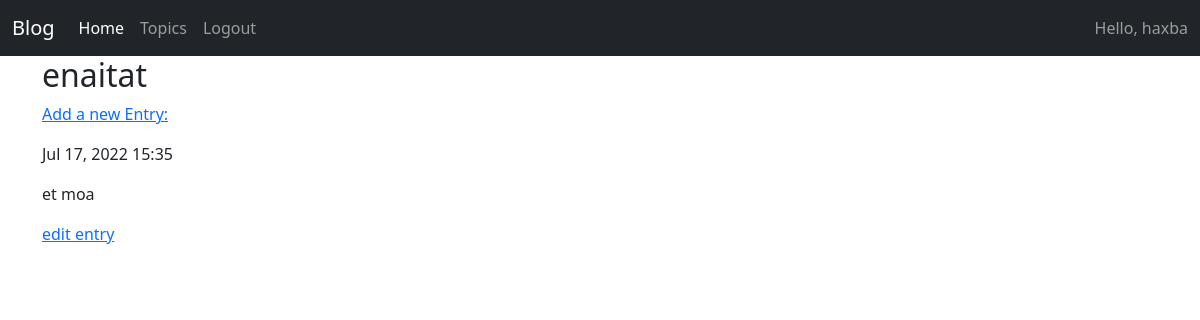
Page /topics/5/ (signed in) on the earlier database version.
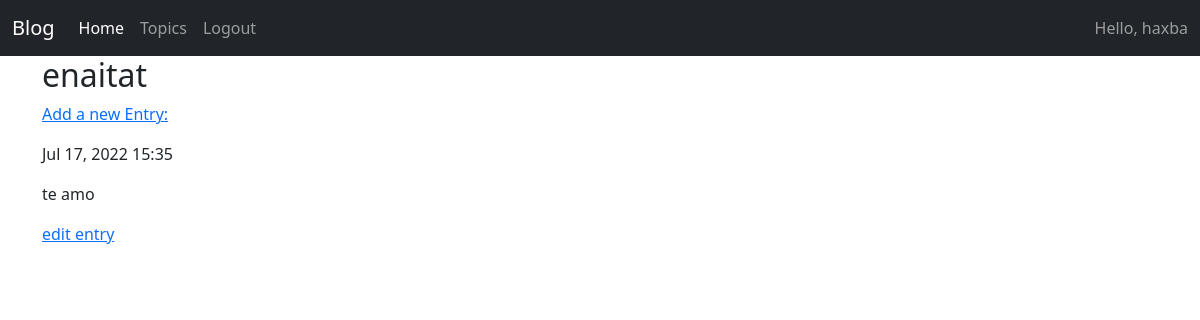
Same page on the later database version.
### learning_logs/models.py (models this page shows, shortened)
class Topic(models.Model):
    title = models.CharField(max_length=200)
    date_added = models.DateTimeField(auto_now_add=True)
    owner = models.ForeignKey(User, on_delete=models.CASCADE)
    description = models.TextField(max_length=200)
    image = models.FileField(upload_to='static', null=True, blank=True)
    def __str__(self):
        return self.title

class Entry(models.Model):
    topic = models.ForeignKey(Topic, on_delete=models.CASCADE)
    text = models.TextField(blank=False)
    date_added = models.DateTimeField(auto_now_add=True)
    """Meta armazena informações extras para administrar um modelo"""
    class Meta:
        verbose_name_plural = 'entries'

### learning_logs/views.py (the view)
# urls.py: path('topics/<topic_id>/', views.topic, name='topic'),
@login_required
def topic(request, topic_id):
    topic = Topic.objects.get(id=topic_id)
    check_topic_owner(request, topic)
    entries = topic.entry_set.order_by('-date_added')
    context = {'topic':topic,
               'entries': entries}
    return render(request, 'learning_logs/topic.html', context)

### learning_logs/views.py (called while the page is built)
def check_topic_owner(request, topic):
    if topic.owner != request.user:
        raise Http404

### learning_logs/templates/learning_logs/topic.html
{% extends 'learning_logs/base.html' %}
{% load static %}
{% block header %}
  <h2>{{topic}}</h2>
{% endblock header %}
{% block content %}
    <p>
        <a href="{% url 'learning_logs:new_entry' topic.id %}"> Add a new Entry: </a>
    </p>
    {% for entry in entries %}
      <p>{{ entry.date_added|date:'M d, Y H:i' }}</p>
      <p>{{ entry.text|linebreaks }}</p>
      <p>
        <a href="{% url 'learning_logs:edit_entry' entry.id %}">edit entry </a>
      </p>
      <br>
    {% empty %}
        <li>
        There are no entries for this topic yet.
        </li>
    {% endfor %}
{% endblock content %}

### learning_logs/templates/learning_logs/base.html (shortened to what this page needs)
{% load django_bootstrap5 %}
<!DOCTYPE html>
<html lang="en">
<head>
  {% bootstrap_css %}
</head>
<body>
  <nav class="navbar navbar-expand-lg navbar-dark bg-dark">
    <div class="container-fluid">
      <a class="navbar-brand">Blog</a>
      <div class="collapse navbar-collapse" id="navbarNav">
        <ul class="navbar-nav">
          <li class="nav-item">
            <a class="nav-link active" href="{% url 'learning_logs:index' %}">Home</a>
          </li>
          {% if user.is_authenticated %}
            <li class="nav-item">
              <a class="nav-link" href="{% url 'learning_logs:topics' %}">Topics</a>
            </li>
            <li class="nav-item">
              <a class="nav-link" href="{% url 'users:logout' %}">Logout</a>
            </li>
          {% endif %}
        </ul>
      </div>
      {% if user.is_authenticated %}
      <span class="navbar-text">
        Hello, {{ user.username }}
      {% endif %}
      </span>
    </div>
  </nav>
  <div class="container">
    <div class="page-header">
      {% block header %}{% endblock header %}
    </div>
    <div>
      {% block content %} {% endblock content%}
    </div>
  </div>
</body>
</html>

Differences in the rows shown:
changed Entry: text "et moa" → "te amo"
